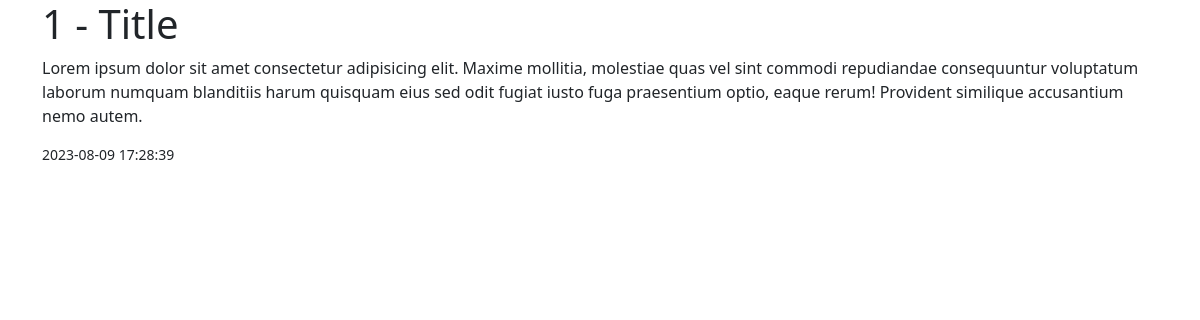
The page /post.php?id=1 on the database its author committed.
### tables this page shows
CREATE TABLE `posts` (
  `id` int NOT NULL,
  `title` varchar(255) NOT NULL,
  `body` text NOT NULL,
  `created_at` datetime NOT NULL DEFAULT CURRENT_TIMESTAMP
);

### src/post.php (called while the page is built, shortened)
<?php
    class Post
    {
        public static $pdo;
        public static function getById($id)
        {
            $stmt = self::$pdo->prepare("SELECT * FROM `posts` WHERE id = ?");
            $stmt->setFetchMode(PDO::FETCH_CLASS, 'Post');
            $stmt->execute([$id]);
            $post = $stmt->fetch();
            return $post;
        }
    }
?>

### post.php (the view, shortened to what this page needs)
<?php
$post_id = $_GET['id'];
$post = Post::getById($post_id);
?>
<!DOCTYPE html>
<html lang="en">
<head>
    <link rel="stylesheet" href="css/bootstrap.css">
</head>
<body>
    <div class="container">
        <div class="row">
            <h1><?= $post->id . ' - ' . $post->title ?></h1>
            <p><?= $post->body ?></p>
            <small><?= $post->created_at ?></small>
        </div>
    </div>
</body>
</html>

### rows shown on the page
posts: body "Lorem ipsum dolor sit amet consectetur adipisicing elit. Maxime mollitia, molestiae quas vel sint commodi repudiandae consequuntur voluptatum laborum numquam blanditiis harum quisquam eius sed odit fugiat iusto fuga praesentium optio, eaque rerum! Provident similique accusantium nemo autem.", created_at "2023-08-09 17:28:39"
